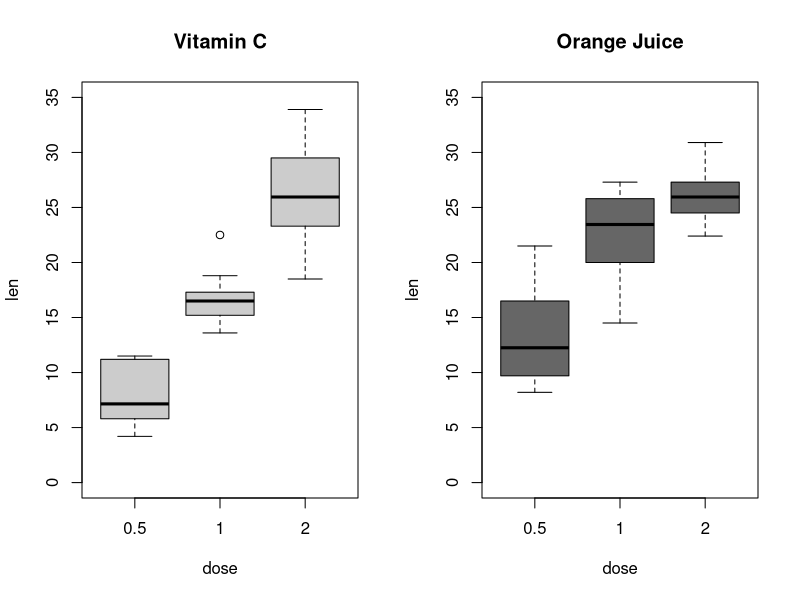
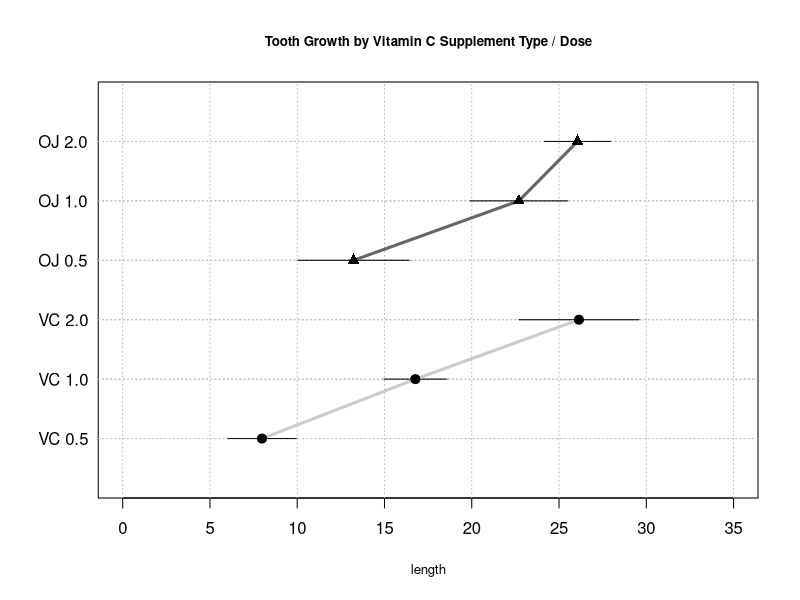

Source code (R) for these figures, in order:
## ---- chunk 1
data("ToothGrowth")
## ---- chunk 2
data("ToothGrowth") # load data
str(ToothGrowth) # overview of data
## ---- chunk 3
# boxplot for overview
par(mfrow=c(1,2))
boxplot(len~dose, ToothGrowth[1:30,], main = "Vitamin C", ylim = c(0, 35),
        col="grey80")
boxplot(len~dose, ToothGrowth[31:60,], main = "Orange Juice", ylim=c(0, 35),
        col="grey40")
par(mfrow=c(1,1))
## ---- chunk 4
# Calculate mean and C.I. for each dose and supplement
tiny <- data.frame(ToothGrowth$len[1:10], ToothGrowth$len[11:20], 
                   ToothGrowth$len[21:30], ToothGrowth$len[31:40], 
                   ToothGrowth$len[41:50], ToothGrowth$len[51:60])

colnames(tiny) <- c("VC 0.5", "VC 1.0", "VC 2.0", "OJ 0.5", "OJ 1.0", "OJ 2.0")
means <- apply(tiny, 2, mean) # calculate means
sds <- apply(tiny, 2, sd) # calculate standard deviations

# calculate confidence intervals
ci.upper <- means + qt(.975, 9, lower.tail = TRUE) * sds/sqrt(10)
ci.lower <- means + qt(.025, 9, lower.tail = TRUE) * sds/sqrt(10)
## ---- chunk 5
# tabulate data
tab3 <- as.table(rbind(c(means[1],means[2],means[3],means[4],means[5],means[6]), 
                       c(sds[1], sds[2], sds[3], sds[4], sds[5], sds[6])))
dimnames(tab3) <- list("Type/Dose" = c("Mean", "Standard Deviation"), 
                       c("VC 0.5", "VC 1.0", "VC 2.0", 
                         "OJ 0.5", "OJ 1.0", "OJ 2.0"))
knitr::kable(tab3, align = 'c', digits = 3, 
             caption = "Mean and Standard Deviation by Type and Dose")

## ---- chunk 6
# plot means
dotchart(means, pch=c(rep(19, 3), rep(17,3)), 
         xlim=c(0, 35), xlab="length", cex.main=0.8, cex.lab=0.8, cex.axis=0.8,
         main = "Tooth Growth by Vitamin C Supplement Type / Dose")
abline(h=1:6, v=(c(0:7)*5), col="gray", lty=3)
# add confidence intervals
for(i in 1:6){lines(x=c(ci.lower[i], ci.upper[i]), y=c(i,i))}
lines(means[1:3], y=c(1:3), col="grey80", lwd=3)
lines(means[4:6], y=c(4:6), col="grey40", lwd=3)
points(means, y=c(1:6), pch=c(rep(19, 3), rep(17,3)), cex=1.2)
## ---- chunk 7
# hypothesis test for each level of dose
## H0 : mean difference = 0
## H1 : mean difference != 0

# Test 1: 0.5 VC / OJ
mean.diff05 <- means[4] - means[1]
sd.diff05 <- sqrt(sds[1]^2/10 + sds[4]^2/10)
v.diff05 <- ((sds[1]^2/10)+(sds[4]^2/10))^2 / ((sds[1]^2/10)^2/9 + (sds[4]^2/10)^2/9)
p.value05 <- pt(mean.diff05/sd.diff05, v.diff05, lower.tail = FALSE) * 2 

# Test 2: 1.0 VC / OJ
mean.diff10 <- means[5] - means[2]
sd.diff10 <- sqrt(sds[2]^2/10 + sds[5]^2/10)
v.diff10 <- ((sds[2]^2/10)+(sds[5]^2/10))^2 / ((sds[2]^2/10)^2/9 + (sds[5]^2/10)^2/9)
p.value10 <- pt(mean.diff10/sd.diff10, v.diff10, lower.tail = FALSE) * 2

# Test 3: 2.0 VC / OJ
mean.diff20 <- means[6] - means[3]
sd.diff20 <- sqrt(sds[3]^2/10 + sds[6]^2/10)
v.diff20 <- ((sds[3]^2/10)+(sds[6]^2/10))^2 / ((sds[3]^2/10)^2/9 + (sds[6]^2/10)^2/9)
p.value20 <- pt(mean.diff20/sd.diff20, v.diff20, lower.tail = TRUE) * 2

# tabulate
row1 <- c(means[4], means[1], mean.diff05, mean.diff05/sd.diff05, v.diff05, p.value05)
row2 <- c(means[5], means[2], mean.diff10, mean.diff10/sd.diff10, v.diff10, p.value10)
row3 <- c(means[6], means[3], mean.diff20, mean.diff20/sd.diff20, v.diff20, p.value20)
tab4 <- as.table(rbind(row1, row2, row3))
dimnames(tab4) <- list("dose"= c("0.5mg/day", "1.0mg/day", "2.0mg/day"), 
                       c("OJ mean", "VC mean", "difference", "t-stat",
                         "df", "p-value"))
tab4 <- round(tab4, 3)
knitr::kable(tab4, align = 'c', digits = 3, 
             caption = "95% C.I. Hypothesis Test Result")
